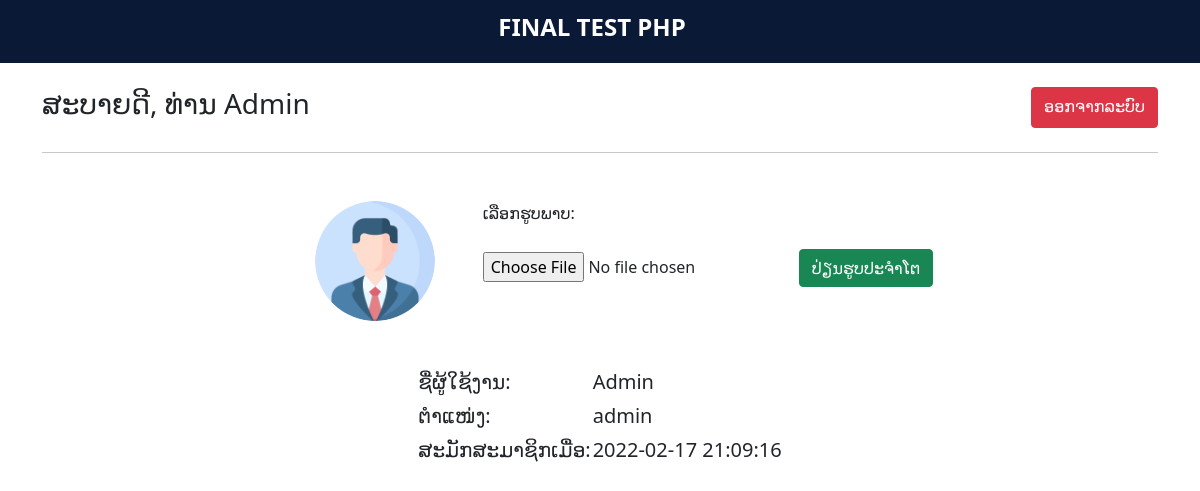
Page /user.php (signed in) on the committed database.
### tables this page shows
CREATE TABLE `users` (
  `id` int(6) UNSIGNED NOT NULL,
  `username` varchar(255) NOT NULL,
  `password` varchar(255) NOT NULL,
  `create_date` datetime DEFAULT current_timestamp(),
  `role` varchar(255) DEFAULT 'member',
  `photo` varchar(255) DEFAULT 'profile_default.png'
);

### user.php (the view, shortened to what this page needs)
<?php
    require_once 'config/dbconfig.php';
?>
<!DOCTYPE html>
<html lang="en">
<head>
    <link href="https://cdn.jsdelivr.net/npm/bootstrap@5.0.2/dist/css/bootstrap.min.css" rel="stylesheet">
</head>
<body>
    <header>
        <nav class="navbar navbar-light" style="background-color: #0a1936;">
            <div class="container d-flex justify-content-center">
                <a class="navbar-brand" href="user.php">
                    <h4 class="text-white fw-bold">FINAL TEST PHP</h4>
                </a>
            </div>
        </nav>
    </header>
    <div class="container">
        <?php
            if (isset($_SESSION['user_login'])) {
                $user_id = $_SESSION['user_login'];
                $stmt = $conn->query("SELECT * FROM users WHERE id = $user_id");
                $stmt->execute();
                $row = $stmt->fetch(PDO::FETCH_ASSOC);
            }
        ?>
        <div class="row my-4">
            <div class="col-8">
                <h3>ສະບາຍດີ, ທ່ານ <?php echo $row['username'] ?></h3>
            </div>
            <div class="col-4 d-flex justify-content-end">
                <a href="logout.php" class="btn btn-danger">ອອກຈາກລະບົບ</a>
            </div>
        </div>
        <hr>
    </div>
    <div class="container">
        <div class="row my-5">
            <div class="col-12 d-flex justify-content-center">
                <div class="image_sec mx-5">
                    <?php if ($row['photo'] == "profile_default.png") { ?>
                    <img src="uploads/<?= $row['photo'] ?>" alt="Profile" class="rounded-circle" width="120" height="120">
                    <?php } else { ?>
                    <img src="<?= $row['photo'] ?>" alt="Profile" class="rounded-circle" width="120" height="120">
                    <?php } ?>
                </div>
                <div class="detail_user">
                    <?php
                        echo "<form action=\"upload.php?id=$user_id\" method=\"post\" enctype=\"multipart/form-data\">";
                        ?>
                            ເລືອກຮູບພາບ:
                            </br></br><input type="file" name="fileToUpload" id="fileToUpload">
                            <input type="submit"  class="btn btn-success" value="ປ່ຽນຮູບປະຈໍາໂຕ" name="submit">
                    </form>
                </div>
            </div>
        </div>
        <div class="row my-5">
            <div class="col-12 d-flex justify-content-center">
                <table>
                    <tr>
                        <td><h5>ຊື່ຜູ້ໃຊ້ງານ:</h5></td>
                        <td><h5><?= $row['username'] ?></h5></td>
                    </tr>
                    <tr>
                        <td><h5>ຕໍາແໜ່ງ:</h5></td>
                        <td><h5><?= $row['role'] ?></h5></td>
                    </tr>
                    <tr>
                        <td><h5>ສະມັກສະມາຊິກເມື່ອ:</h5></td>
                        <td><h5><?= $row['create_date'] ?></h5></td>
                    </tr>
                </table>
            </div>
        </div>
    </div>
</body>
</html>

### rows in the picture
users: username "Admin", photo (placeholder picture), role "admin", create_date "2022-02-17 21:09:16"
